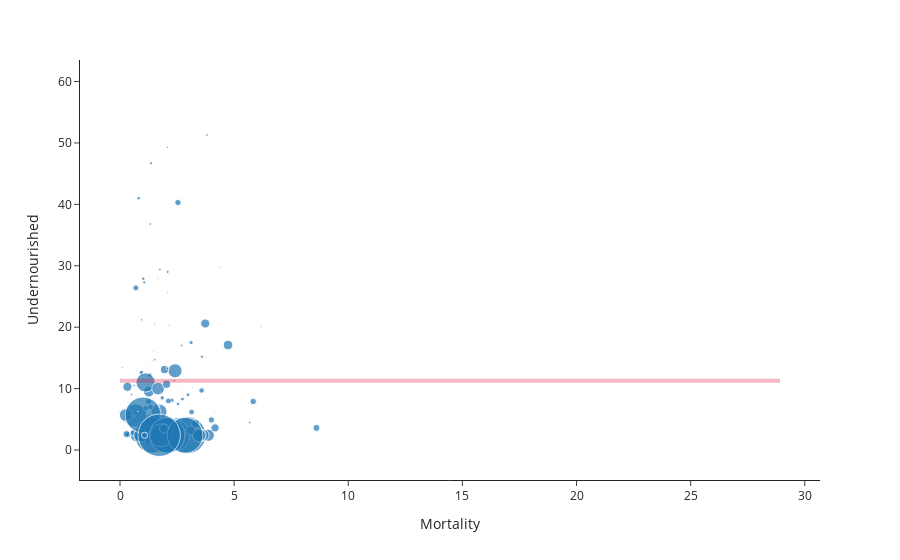

Notebook cell for this chart:
### Code cell
# EDA 3

fig = px.scatter(food_df, x="Mortality", y = "Undernourished", size = "Active", hover_name='Country', log_x=False,
                 size_max=30, template="simple_white")

fig.add_shape(
    # Line Horizontal   
    type="line",
    x0=0,
    y0 = food_df['Undernourished'].mean(),
    x1 = food_df['Mortality'].max(),
    y1 = food_df['Undernourished'].mean(),
    line=dict(
        color="crimson",
        width=4
    ),
)
fig.show()

### Figure 1 — Plotly figure (JSON) as saved in the notebook; plotly's stock layout.template omitted (floating-point values rounded to 4 significant figures; data arrays with more than 128 entries replaced by an {"elided": "..."} marker saying what was removed)
{"data": [{"hovertemplate": "<b>%{hovertext}</b><br><br>Mortality=%{x}<br>Undernourished=%{y}<br>Active=%{marker.size}<extra></extra>", "hovertext": {"elided": "154 str values"}, "legendgroup": "", "marker": {"color": "#1F77B4", "size": {"elided": "154 float values"}, "sizemode": "area", "sizeref": 0.008911, "symbol": "circle"}, "mode": "markers", "name": "", "orientation": "v", "showlegend": false, "type": "scatter", "x": {"elided": "154 float values"}, "xaxis": "x", "y": {"elided": "154 float values"}, "yaxis": "y"}], "layout": {"legend": {"itemsizing": "constant", "tracegroupgap": 0}, "margin": {"t": 60}, "shapes": [{"line": {"color": "crimson", "width": 4}, "type": "line", "x0": 0, "x1": 28.91, "y0": 11.3, "y1": 11.3}], "xaxis": {"anchor": "y", "domain": [0, 1], "title": {"text": "Mortality"}}, "yaxis": {"anchor": "x", "domain": [0, 1], "title": {"text": "Undernourished"}}}}
